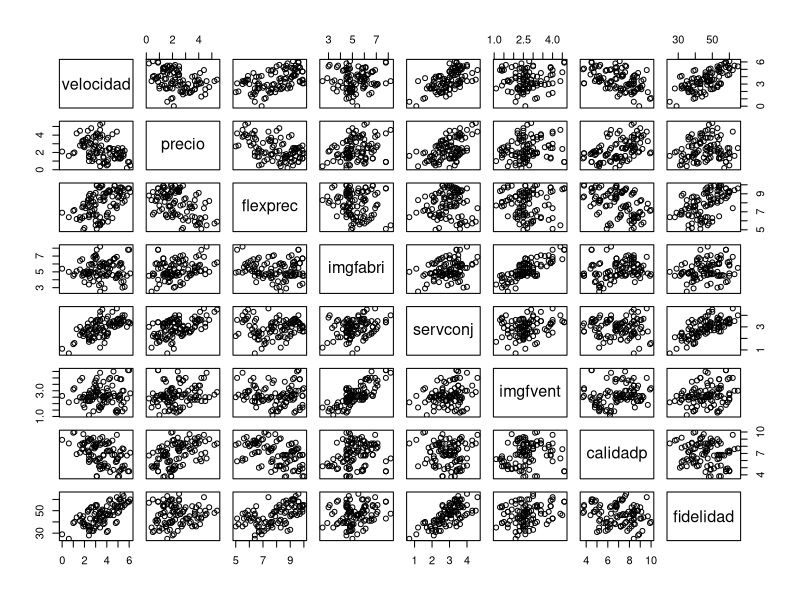
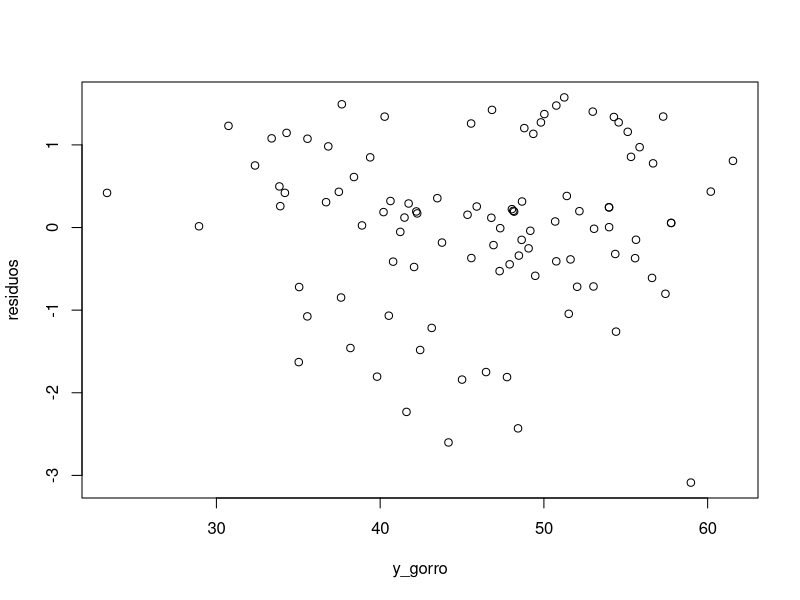
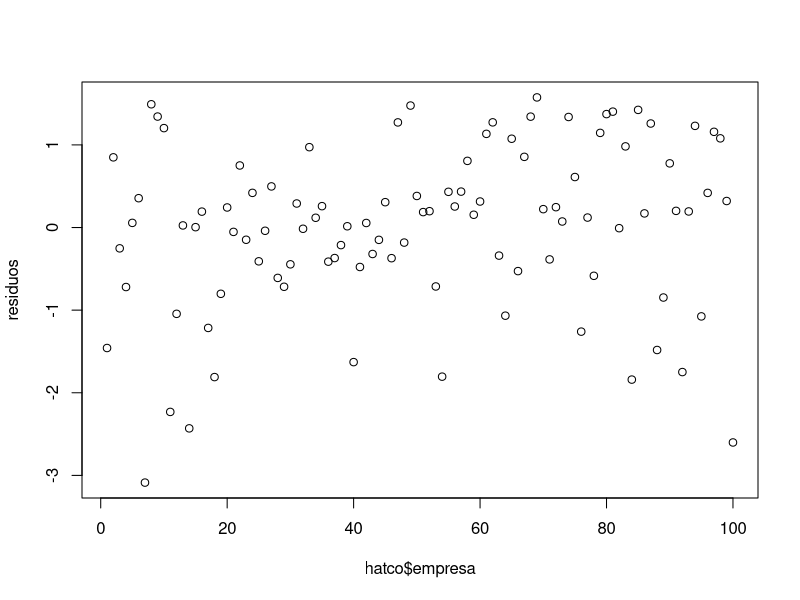
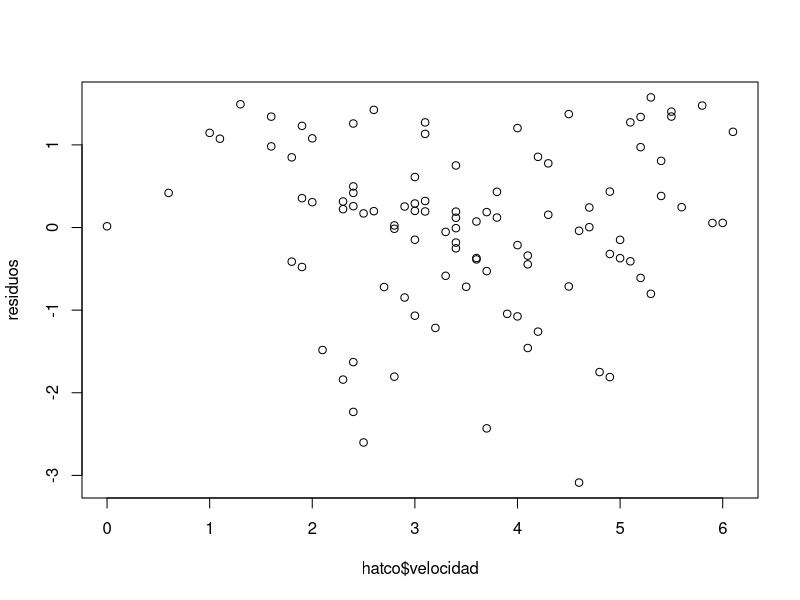
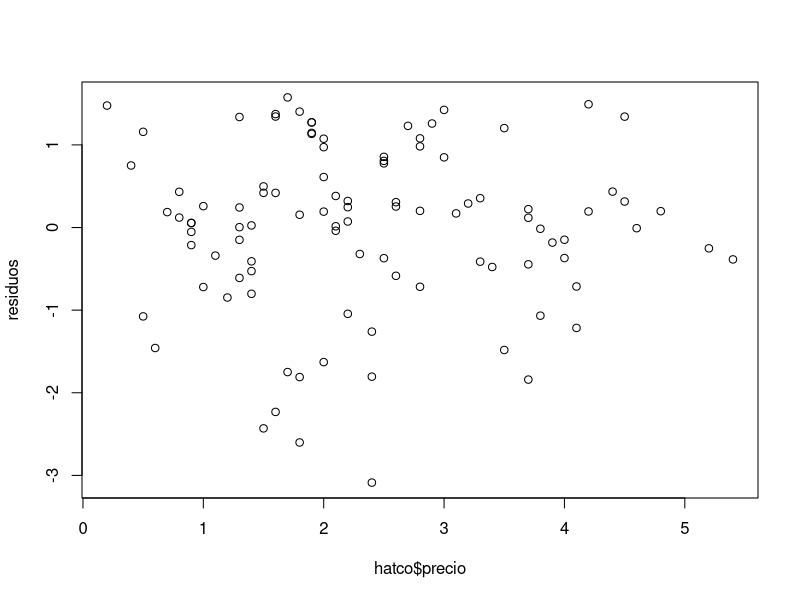
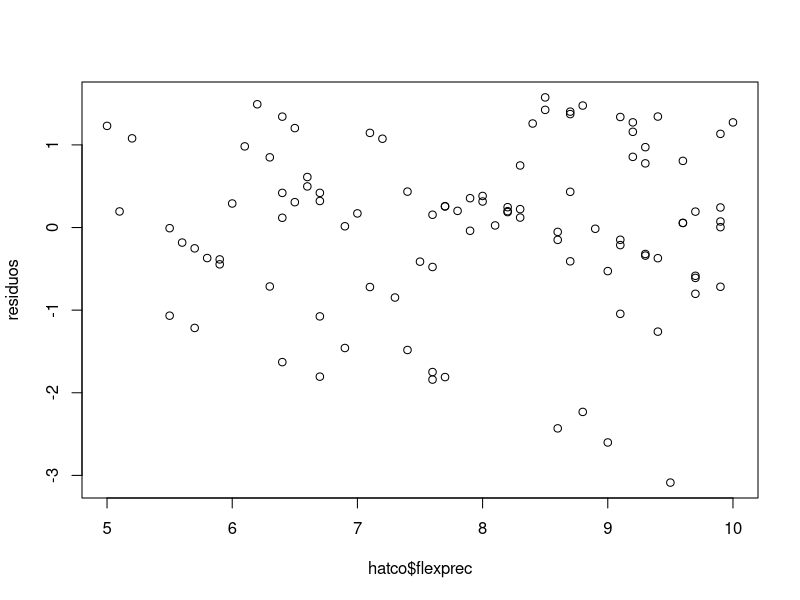
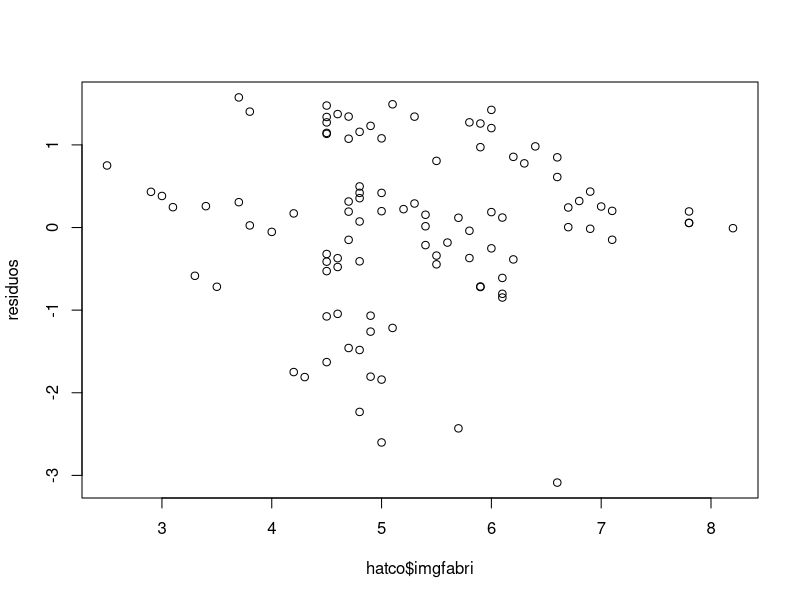
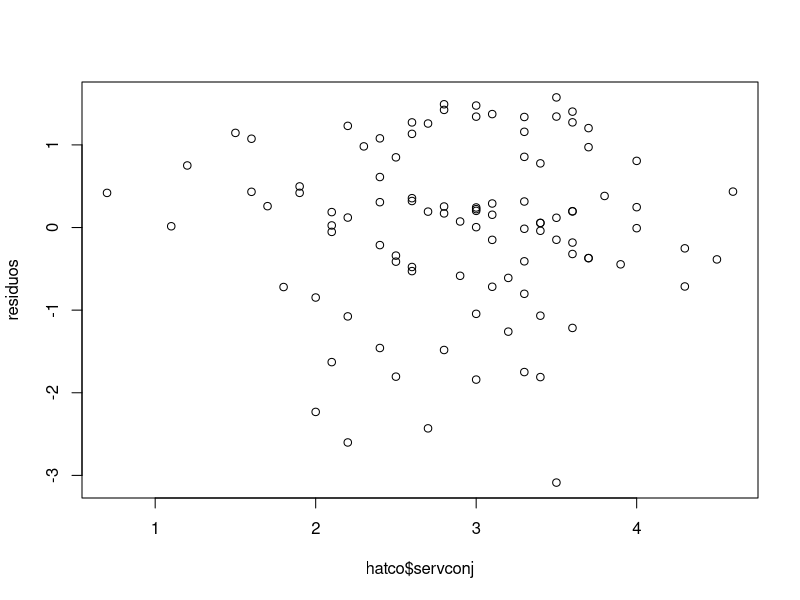

The R script that drew these images, in order:
#' -------------------------------------------------------------------------------------
#' Carlota Valdivia Manzano
#' Estadistica Computacional
#' Curso 2021-2022
#' --------------------------------------------------------------------------------------

#' --------------------------------ENTREGA 9---------------------------------------------

#' --Ejercicio 1-------------------------------------------------------------------------

#' Cargamos los datos de hatco2.csv almacenandolos en un dataframe con nombre
#' hatco donde las variables de tipo factor se identifiquen como tal
hatco<-read.csv(file="hatco2.csv",header=TRUE,stringsAsFactors=TRUE)

#' Primero representamos graficamente los datos para observar la posible
#' relacion entre la respuesta y las variables explicativas
plot(hatco[,c(6:13)])

#' Observamos el gráfico y comentamos...

#' Podríamos ver la relación que hay entre la fidelidad y la velocidad, y entre
#' la fidelidad y servconj.
#' Por otro lado, podemos observar que hay una gran relación lineal entre
#' servconj e imgfvent

#' Ajustamos el modelo de regresion lineal multiple a las n=100 observaciones
mod1<-lm(fidelidad~velocidad+precio+flexprec+imgfabri+servconj+imgfvent+calidadp,hatco)
mod1

#' Vamos a calcular el contraste de regresion y los coeficientes de determinacion 
#' con la funcion summary
summary(mod1)

#' Calculamos la tabla ANOVA
anova(mod1)

#' Significacion individual de las variables explicativass

#' Para x1 no hay evidencia suficiente para rechazar la hip nula al 5% de significacion

#' Repetimos el procedimiento anterior para otras percepciones x2...x7

#' Las únicas percepciones para las que se rechazan la hipotesis nula al
#' 5% de significacion son:
#' flexprec y servconj, ya que sus p-valores se quedan por debajo de 0.05
#' Para el resto de percepciones no evidencia suficiente de los datos
#' para rechazar la hipotesis nula al 5% de signifcicacion, por lo que la 
#' percepcion del cliente ante dichas percepciones no parece influir
#' significativamente en su fidelidad

#' Significacion del termino constante

#' Con el 5% no podríamos presencidir del termino constante en el modelo
#' ya que su p-valor es 0.044, en cambio para el 1% si se podria


#' Homocedasticidad

#' Calculamos los residuos
residuos<-rstandard(mod1)
y_gorro<-mod1$fitted.values

#' Representamos el grafico de dispersion de los pares (y_gorro,residuos)
plot(y_gorro,residuos)

#' Represenntamos para cada percepcion x_j los grafos de dispersion de los pares
#' (x_ij,r_i)

plot(hatco$empresa, residuos)
plot(hatco$velocidad, residuos)
plot(hatco$precio, residuos)
plot(hatco$flexprec, residuos)
plot(hatco$imgfabri, residuos)
plot(hatco$servconj, residuos)
plot(hatco$imgfvent, residuos)
plot(hatco$calidadp, residuos)
plot(hatco$fidelidad, residuos)

#' Podemos observar que no hay ningun patron excepto en el ultimo grafico

#' Borramos memoria

rm(list=ls(all=TRUE))
